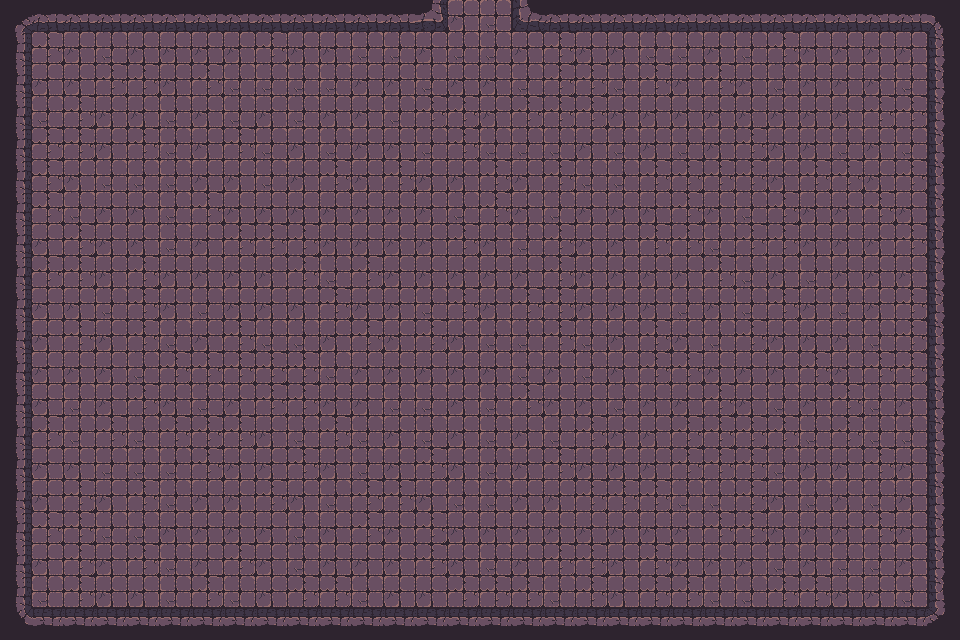

This game map was drawn from its Tiled (.tmx) file and the tilesets committed beside it. A one-line description and the full map source follow:
An orthogonal 30x20 tile map with 32x32 px tiles, 1 tile layer (Tile layer 1), 2 tilesets and 57 objects.

<map version="1.10" tiledversion="1.11.2" orientation="orthogonal" renderorder="right-down" width="30" height="20" tilewidth="32" tileheight="32" infinite="0" nextlayerid="3" nextobjectid="1">
    <tileset firstgid="1" name="Town Tileset" tilewidth="32" tileheight="32" tilecount="64" columns="8">
        <image source="../../../tiles/World H Tileset.png" trans="ff00ff" width="256" height="256" />
        <tile id="4">
            <objectgroup draworder="index" id="2">
                <object id="1" x="0" y="0" width="32" height="32" />
            </objectgroup>
        </tile>
        <tile id="5">
            <objectgroup draworder="index" id="2">
                <object id="1" x="0" y="0" width="32" height="32" />
            </objectgroup>
        </tile>
        <tile id="6">
            <objectgroup draworder="index" id="2">
                <object id="1" x="0" y="0" width="32" height="32" />
            </objectgroup>
        </tile>
        <tile id="7">
            <objectgroup draworder="index" id="2">
                <object id="1" x="0" y="0" width="32" height="32" />
            </objectgroup>
        </tile>
        <tile id="8">
            <objectgroup draworder="index" id="2">
                <object id="1" x="0" y="0" width="32" height="32" />
            </objectgroup>
        </tile>
        <tile id="10">
            <objectgroup draworder="index" id="2">
                <object id="1" x="0" y="32" width="32" height="0" />
            </objectgroup>
        </tile>
        <tile id="11">
            <objectgroup draworder="index" id="2">
                <object id="1" x="0" y="32" width="32" height="0" />
                <object id="2" x="32" y="0" width="0" height="32" />
            </objectgroup>
        </tile>
        <tile id="12">
            <objectgroup draworder="index" id="2">
                <object id="1" x="32" y="0" width="0" height="32" />
            </objectgroup>
        </tile>
        <tile id="13">
            <objectgroup draworder="index" id="2">
                <object id="1" x="0" y="32" width="32" height="0" />
                <object id="2" x="0" y="32" width="32" height="0" />
                <object id="3" x="0" y="0" width="0" height="32" />
            </objectgroup>
        </tile>
        <tile id="14">
            <objectgroup draworder="index" id="2">
                <object id="1" x="0" y="0" width="0" height="32" />
            </objectgroup>
        </tile>
        <tile id="16">
            <objectgroup draworder="index" id="2">
                <object id="1" x="0" y="0" width="32" height="32" />
            </objectgroup>
        </tile>
        <tile id="24">
            <objectgroup draworder="index" id="2">
                <object id="1" x="0" y="0" width="32" height="32" />
            </objectgroup>
        </tile>
    </tileset>
    <tileset firstgid="65" name="Dungeon Crawler Tileset" tilewidth="32" tileheight="32" tilecount="100" columns="10">
        <image source="../../../tiles/Dungeon_Tile.png" trans="" width="320" height="320" />
        <tile id="2">
            <objectgroup draworder="index" id="2">
                <object id="1" x="0" y="0" width="32" height="32" />
            </objectgroup>
        </tile>
        <tile id="3">
            <objectgroup draworder="index" id="2">
                <object id="1" x="0" y="0" width="32" height="32" />
            </objectgroup>
        </tile>
        <tile id="4">
            <objectgroup draworder="index" id="2">
                <object id="1" x="0" y="0" width="32" height="32" />
            </objectgroup>
        </tile>
        <tile id="5">
            <objectgroup draworder="index" id="2">
                <object id="1" x="0" y="0" width="32" height="32" />
            </objectgroup>
        </tile>
        <tile id="6">
            <objectgroup draworder="index" id="2">
                <object id="1" x="0" y="0" width="32" height="32" />
            </objectgroup>
        </tile>
        <tile id="8">
            <objectgroup draworder="index" id="2">
                <object id="1" x="0" y="0" width="32" height="32" />
            </objectgroup>
        </tile>
        <tile id="12">
            <objectgroup draworder="index" id="2">
                <object id="1" x="0" y="0" width="32" height="32" />
            </objectgroup>
        </tile>
        <tile id="13">
            <objectgroup draworder="index" id="2">
                <object id="1" x="0" y="0" width="32" height="32" />
            </objectgroup>
        </tile>
        <tile id="14">
            <objectgroup draworder="index" id="2">
                <object id="1" x="0" y="0" width="32" height="32" />
            </objectgroup>
        </tile>
        <tile id="15">
            <objectgroup draworder="index" id="2">
                <object id="1" x="0" y="0" width="32" height="32" />
            </objectgroup>
        </tile>
        <tile id="16">
            <objectgroup draworder="index" id="2">
                <object id="1" x="0" y="0" width="32" height="32" />
            </objectgroup>
        </tile>
        <tile id="18">
            <objectgroup draworder="index" id="2">
                <object id="1" x="0" y="0" width="32" height="32" />
            </objectgroup>
        </tile>
        <tile id="22">
            <objectgroup draworder="index" id="2">
                <object id="1" x="0" y="0" width="32" height="32" />
            </objectgroup>
        </tile>
        <tile id="23">
            <objectgroup draworder="index" id="2">
                <object id="1" x="0" y="0" width="32" height="32" />
            </objectgroup>
        </tile>
        <tile id="24">
            <objectgroup draworder="index" id="2">
                <object id="1" x="0" y="0" width="32" height="32" />
            </objectgroup>
        </tile>
        <tile id="25">
            <objectgroup draworder="index" id="2">
                <object id="1" x="0" y="0" width="32" height="32" />
            </objectgroup>
        </tile>
        <tile id="26">
            <objectgroup draworder="index" id="2">
                <object id="1" x="0" y="0" width="32" height="32" />
            </objectgroup>
        </tile>
        <tile id="28">
            <objectgroup draworder="index" id="2">
                <object id="1" x="0" y="0" width="32" height="32" />
            </objectgroup>
        </tile>
        <tile id="32">
            <objectgroup draworder="index" id="2">
                <object id="1" x="0" y="0" width="32" height="32" />
            </objectgroup>
        </tile>
        <tile id="33">
            <objectgroup draworder="index" id="2">
                <object id="1" x="0" y="0" width="32" height="32" />
            </objectgroup>
        </tile>
        <tile id="34">
            <objectgroup draworder="index" id="2">
                <object id="1" x="0" y="0" width="32" height="32" />
            </objectgroup>
        </tile>
        <tile id="35">
            <objectgroup draworder="index" id="2">
                <object id="1" x="0" y="0" width="32" height="32" />
            </objectgroup>
        </tile>
        <tile id="36">
            <objectgroup draworder="index" id="2">
                <object id="1" x="0" y="0" width="32" height="32" />
            </objectgroup>
        </tile>
        <tile id="38">
            <objectgroup draworder="index" id="2">
                <object id="1" x="0" y="0" width="32" height="32" />
            </objectgroup>
        </tile>
        <tile id="42">
            <objectgroup draworder="index" id="2">
                <object id="1" x="0" y="0" width="32" height="32" />
            </objectgroup>
        </tile>
        <tile id="43">
            <objectgroup draworder="index" id="2">
                <object id="1" x="0" y="0" width="32" height="32" />
            </objectgroup>
        </tile>
        <tile id="44">
            <objectgroup draworder="index" id="2">
                <object id="1" x="0" y="0" width="32" height="32" />
            </objectgroup>
        </tile>
        <tile id="45">
            <objectgroup draworder="index" id="2">
                <object id="1" x="0" y="0" width="32" height="32" />
            </objectgroup>
        </tile>
        <tile id="46">
            <objectgroup draworder="index" id="2">
                <object id="1" x="0" y="0" width="32" height="32" />
            </objectgroup>
        </tile>
        <tile id="48">
            <objectgroup draworder="index" id="2">
                <object id="1" x="0" y="0" width="32" height="32" />
            </objectgroup>
        </tile>
        <tile id="52">
            <objectgroup draworder="index" id="2">
                <object id="1" x="0" y="0" width="32" height="32" />
            </objectgroup>
        </tile>
        <tile id="53">
            <objectgroup draworder="index" id="2">
                <object id="1" x="0" y="0" width="32" height="32" />
            </objectgroup>
        </tile>
        <tile id="54">
            <objectgroup draworder="index" id="2">
                <object id="1" x="0" y="0" width="32" height="32" />
            </objectgroup>
        </tile>
        <tile id="55">
            <objectgroup draworder="index" id="2">
                <object id="1" x="0" y="0" width="32" height="32" />
            </objectgroup>
        </tile>
        <tile id="56">
            <objectgroup draworder="index" id="2">
                <object id="1" x="0" y="0" width="32" height="32" />
            </objectgroup>
        </tile>
        <tile id="58">
            <objectgroup draworder="index" id="2">
                <object id="1" x="0" y="0" width="32" height="32" />
            </objectgroup>
        </tile>
        <tile id="62">
            <objectgroup draworder="index" id="2">
                <object id="1" x="0" y="0" width="32" height="32" />
            </objectgroup>
        </tile>
        <tile id="63">
            <objectgroup draworder="index" id="2">
                <object id="1" x="0" y="0" width="32" height="32" />
            </objectgroup>
        </tile>
        <tile id="64">
            <objectgroup draworder="index" id="2">
                <object id="1" x="0" y="0" width="32" height="32" />
            </objectgroup>
        </tile>
        <tile id="65">
            <objectgroup draworder="index" id="2">
                <object id="1" x="0" y="0" width="32" height="32" />
            </objectgroup>
        </tile>
        <tile id="66">
            <objectgroup draworder="index" id="2">
                <object id="1" x="0" y="0" width="32" height="32" />
            </objectgroup>
        </tile>
        <tile id="68">
            <objectgroup draworder="index" id="2">
                <object id="1" x="0" y="0" width="32" height="32" />
            </objectgroup>
        </tile>
    </tileset>
    <layer id="1" name="Tile layer 1" width="30" height="20">
        <data encoding="csv">
67,68,68,68,68,68,68,68,68,68,68,68,68,103,75,66,100,68,68,68,68,68,68,68,68,68,68,68,68,69,
77,65,75,66,75,75,75,75,65,75,75,66,66,75,66,66,75,65,75,75,66,66,75,66,65,75,75,75,75,79,
77,75,75,65,65,75,65,66,66,66,66,75,75,66,75,75,66,65,65,66,65,75,65,75,66,75,75,75,66,79,
77,66,65,75,75,66,75,66,75,66,75,75,66,65,65,75,65,65,65,75,75,75,75,75,75,75,75,65,65,79,
77,65,65,75,65,66,75,65,66,75,66,75,75,66,65,66,66,66,75,66,75,66,75,65,75,75,66,75,66,79,
77,65,75,66,66,66,75,75,66,75,65,75,65,75,75,65,75,65,66,66,65,65,65,65,75,65,65,75,65,79,
77,65,66,75,75,66,65,75,75,75,75,75,75,75,66,65,75,66,75,75,75,65,75,66,65,75,75,65,75,79,
77,75,65,75,75,66,75,65,65,65,75,75,75,75,65,75,66,65,75,75,65,65,66,65,65,75,75,75,65,79,
77,65,65,75,65,75,75,75,75,65,66,65,75,75,75,75,75,65,75,75,75,75,65,66,75,66,75,75,75,79,
77,75,75,66,65,75,66,75,75,75,65,75,75,66,65,75,65,65,75,75,75,66,75,66,65,75,66,75,65,79,
77,75,65,75,65,66,75,65,66,66,75,65,75,65,75,66,66,65,66,75,65,75,66,65,75,75,75,66,65,79,
77,75,75,75,66,65,65,65,65,65,66,75,75,75,75,75,66,75,66,75,65,65,75,75,75,65,75,65,65,79,
77,75,66,75,65,75,66,75,65,65,75,75,66,66,75,66,65,75,75,66,75,75,65,75,66,75,65,66,75,79,
77,65,66,65,66,65,65,65,75,66,65,66,75,66,75,66,75,66,65,75,75,65,65,65,65,66,65,66,66,79,
77,75,75,66,66,66,65,75,75,65,75,66,75,65,75,66,75,65,75,75,75,65,65,65,66,75,75,65,75,79,
77,75,65,75,65,66,75,75,65,75,66,65,65,75,66,66,75,75,65,65,65,66,66,65,75,66,75,66,75,79,
77,65,65,66,66,75,75,75,75,66,75,65,75,65,75,75,75,75,75,75,75,75,65,65,75,75,75,65,75,79,
77,75,65,75,65,66,75,65,75,66,75,75,75,65,75,66,75,65,65,75,65,75,75,75,66,75,66,66,75,79,
77,66,65,75,75,66,65,66,75,65,65,66,75,75,65,65,65,66,65,75,65,65,66,66,65,65,75,75,66,79,
87,88,88,88,88,88,88,88,88,88,88,88,88,88,88,88,88,88,88,88,88,88,88,88,88,88,88,88,88,89
        </data>
    </layer>
</map>
